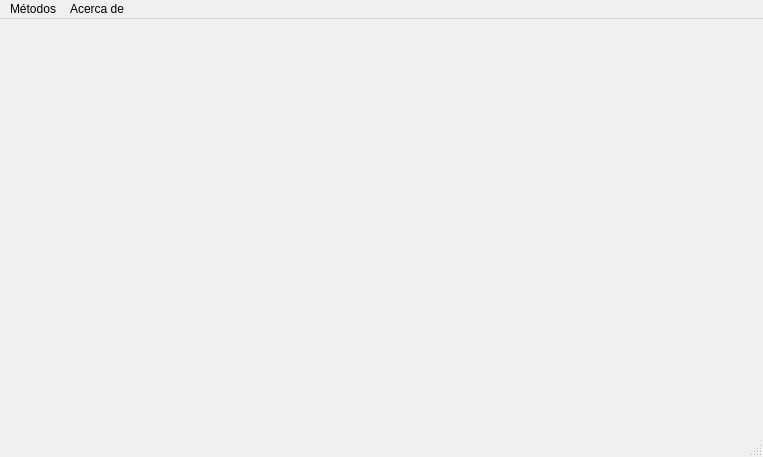
<?xml version="1.0" encoding="UTF-8"?>
<ui version="4.0">
 <class>MainWindow</class>
 <widget class="QMainWindow" name="MainWindow">
  <property name="geometry">
   <rect>
    <x>0</x>
    <y>0</y>
    <width>763</width>
    <height>457</height>
   </rect>
  </property>
  <property name="windowTitle">
   <string>MainWindow</string>
  </property>
  <widget class="QWidget" name="centralwidget">
   <layout class="QGridLayout" name="gridLayout"/>
  </widget>
  <widget class="QMenuBar" name="menubar">
   <property name="geometry">
    <rect>
     <x>0</x>
     <y>0</y>
     <width>763</width>
     <height>23</height>
    </rect>
   </property>
   <widget class="QMenu" name="menuM_todos">
    <property name="title">
     <string>Métodos</string>
    </property>
   </widget>
   <widget class="QMenu" name="menuAcerca_de">
    <property name="title">
     <string>Acerca de</string>
    </property>
   </widget>
   <addaction name="menuM_todos"/>
   <addaction name="menuAcerca_de"/>
  </widget>
  <widget class="QStatusBar" name="statusbar"/>
  <action name="actionSIMPLEX">
   <property name="text">
    <string>SIMPLEX</string>
   </property>
  </action>
 </widget>
 <resources/>
 <connections/>
</ui>
